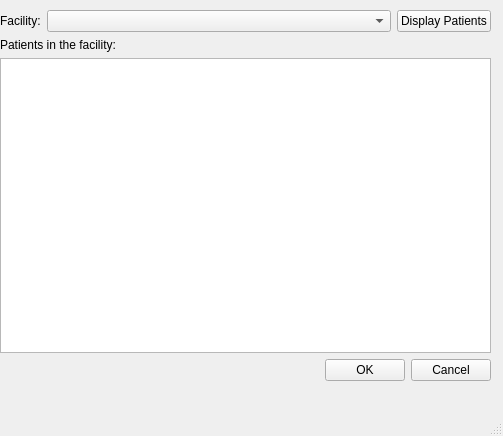
<?xml version="1.0" encoding="UTF-8"?>
<ui version="4.0">
 <class>RemovePatient</class>
 <widget class="QMainWindow" name="RemovePatient">
  <property name="geometry">
   <rect>
    <x>0</x>
    <y>0</y>
    <width>503</width>
    <height>436</height>
   </rect>
  </property>
  <property name="sizePolicy">
   <sizepolicy hsizetype="Expanding" vsizetype="Expanding">
    <horstretch>0</horstretch>
    <verstretch>0</verstretch>
   </sizepolicy>
  </property>
  <property name="windowTitle">
   <string>Remove Patient From Facility</string>
  </property>
  <widget class="QWidget" name="centralwidget">
   <widget class="QWidget" name="">
    <property name="geometry">
     <rect>
      <x>0</x>
      <y>10</y>
      <width>491</width>
      <height>371</height>
     </rect>
    </property>
    <layout class="QVBoxLayout" name="verticalLayout">
     <item>
      <layout class="QHBoxLayout" name="horizontalLayout_4">
       <item>
        <widget class="QLabel" name="label_4">
         <property name="text">
          <string>Facility:</string>
         </property>
        </widget>
       </item>
       <item>
        <widget class="QComboBox" name="comboBox_facilities">
         <property name="sizePolicy">
          <sizepolicy hsizetype="MinimumExpanding" vsizetype="Fixed">
           <horstretch>0</horstretch>
           <verstretch>0</verstretch>
          </sizepolicy>
         </property>
        </widget>
       </item>
       <item>
        <widget class="QPushButton" name="DisplayButton_2">
         <property name="text">
          <string>Display Patients</string>
         </property>
        </widget>
       </item>
      </layout>
     </item>
     <item>
      <widget class="QLabel" name="label">
       <property name="text">
        <string>Patients in the facility:</string>
       </property>
      </widget>
     </item>
     <item>
      <widget class="QListWidget" name="listWidget_patients"/>
     </item>
     <item>
      <layout class="QHBoxLayout" name="horizontalLayout_5">
       <item>
        <spacer name="horizontalSpacer_3">
         <property name="orientation">
          <enum>Qt::Horizontal</enum>
         </property>
         <property name="sizeHint" stdset="0">
          <size>
           <width>40</width>
           <height>20</height>
          </size>
         </property>
        </spacer>
       </item>
       <item>
        <widget class="QPushButton" name="OKButton">
         <property name="text">
          <string>OK</string>
         </property>
        </widget>
       </item>
       <item>
        <widget class="QPushButton" name="CancelButton">
         <property name="text">
          <string>Cancel</string>
         </property>
        </widget>
       </item>
      </layout>
     </item>
    </layout>
   </widget>
  </widget>
  <widget class="QMenuBar" name="menubar">
   <property name="geometry">
    <rect>
     <x>0</x>
     <y>0</y>
     <width>503</width>
     <height>23</height>
    </rect>
   </property>
  </widget>
  <widget class="QStatusBar" name="statusbar"/>
 </widget>
 <resources/>
 <connections/>
</ui>
